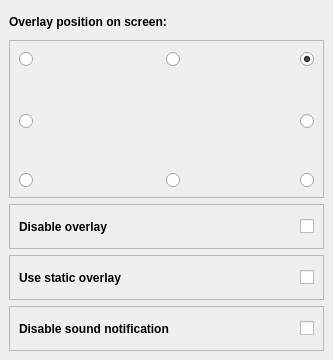
<?xml version="1.0" encoding="UTF-8"?>
<ui version="4.0">
 <class>OverlaySettings</class>
 <widget class="QMainWindow" name="OverlaySettings">
  <property name="geometry">
   <rect>
    <x>0</x>
    <y>0</y>
    <width>333</width>
    <height>360</height>
   </rect>
  </property>
  <property name="windowTitle">
   <string>Mute overlay settings</string>
  </property>
  <widget class="QWidget" name="centralwidget">
   <layout class="QGridLayout" name="gridLayout">
    <item row="2" column="0" colspan="2">
     <widget class="QFrame" name="frame_2">
      <property name="frameShape">
       <enum>QFrame::Shape::StyledPanel</enum>
      </property>
      <property name="frameShadow">
       <enum>QFrame::Shadow::Raised</enum>
      </property>
      <layout class="QGridLayout" name="gridLayout_4">
       <item row="0" column="0">
        <widget class="QLabel" name="label_2">
         <property name="minimumSize">
          <size>
           <width>0</width>
           <height>25</height>
          </size>
         </property>
         <property name="font">
          <font>
           <bold>true</bold>
          </font>
         </property>
         <property name="text">
          <string>Disable overlay</string>
         </property>
        </widget>
       </item>
       <item row="0" column="1">
        <widget class="QCheckBox" name="overlayCheckBox">
         <property name="layoutDirection">
          <enum>Qt::LayoutDirection::RightToLeft</enum>
         </property>
         <property name="text">
          <string/>
         </property>
        </widget>
       </item>
      </layout>
     </widget>
    </item>
    <item row="1" column="0" colspan="2">
     <widget class="QFrame" name="frame">
      <property name="minimumSize">
       <size>
        <width>280</width>
        <height>158</height>
       </size>
      </property>
      <property name="frameShape">
       <enum>QFrame::Shape::StyledPanel</enum>
      </property>
      <property name="frameShadow">
       <enum>QFrame::Shadow::Sunken</enum>
      </property>
      <layout class="QGridLayout" name="gridLayout_2">
       <item row="2" column="4">
        <widget class="QRadioButton" name="rightCenter">
         <property name="layoutDirection">
          <enum>Qt::LayoutDirection::RightToLeft</enum>
         </property>
         <property name="text">
          <string/>
         </property>
        </widget>
       </item>
       <item row="0" column="4">
        <widget class="QRadioButton" name="topRightCorner">
         <property name="layoutDirection">
          <enum>Qt::LayoutDirection::RightToLeft</enum>
         </property>
         <property name="text">
          <string/>
         </property>
         <property name="checked">
          <bool>true</bool>
         </property>
        </widget>
       </item>
       <item row="0" column="1">
        <spacer name="horizontalSpacer">
         <property name="orientation">
          <enum>Qt::Orientation::Horizontal</enum>
         </property>
         <property name="sizeHint" stdset="0">
          <size>
           <width>40</width>
           <height>20</height>
          </size>
         </property>
        </spacer>
       </item>
       <item row="0" column="3">
        <spacer name="horizontalSpacer_2">
         <property name="orientation">
          <enum>Qt::Orientation::Horizontal</enum>
         </property>
         <property name="sizeHint" stdset="0">
          <size>
           <width>40</width>
           <height>20</height>
          </size>
         </property>
        </spacer>
       </item>
       <item row="4" column="4">
        <widget class="QRadioButton" name="bottomRightCorner">
         <property name="layoutDirection">
          <enum>Qt::LayoutDirection::RightToLeft</enum>
         </property>
         <property name="text">
          <string/>
         </property>
        </widget>
       </item>
       <item row="4" column="2">
        <widget class="QRadioButton" name="bottomCenter">
         <property name="text">
          <string/>
         </property>
        </widget>
       </item>
       <item row="3" column="0">
        <spacer name="verticalSpacer">
         <property name="orientation">
          <enum>Qt::Orientation::Vertical</enum>
         </property>
         <property name="sizeHint" stdset="0">
          <size>
           <width>20</width>
           <height>40</height>
          </size>
         </property>
        </spacer>
       </item>
       <item row="2" column="0" colspan="3">
        <widget class="QRadioButton" name="leftCenter">
         <property name="text">
          <string/>
         </property>
        </widget>
       </item>
       <item row="0" column="0">
        <widget class="QRadioButton" name="topLeftCorner">
         <property name="text">
          <string/>
         </property>
        </widget>
       </item>
       <item row="4" column="0">
        <widget class="QRadioButton" name="bottomLeftCorner">
         <property name="text">
          <string/>
         </property>
        </widget>
       </item>
       <item row="0" column="2">
        <widget class="QRadioButton" name="topCenter">
         <property name="layoutDirection">
          <enum>Qt::LayoutDirection::LeftToRight</enum>
         </property>
         <property name="text">
          <string/>
         </property>
        </widget>
       </item>
       <item row="1" column="0">
        <spacer name="verticalSpacer_2">
         <property name="orientation">
          <enum>Qt::Orientation::Vertical</enum>
         </property>
         <property name="sizeHint" stdset="0">
          <size>
           <width>20</width>
           <height>40</height>
          </size>
         </property>
        </spacer>
       </item>
      </layout>
     </widget>
    </item>
    <item row="4" column="0" colspan="2">
     <widget class="QFrame" name="frame_4">
      <property name="frameShape">
       <enum>QFrame::Shape::StyledPanel</enum>
      </property>
      <property name="frameShadow">
       <enum>QFrame::Shadow::Raised</enum>
      </property>
      <layout class="QGridLayout" name="gridLayout_6">
       <item row="0" column="0">
        <widget class="QLabel" name="label_3">
         <property name="minimumSize">
          <size>
           <width>0</width>
           <height>25</height>
          </size>
         </property>
         <property name="font">
          <font>
           <bold>true</bold>
          </font>
         </property>
         <property name="text">
          <string>Disable sound notification</string>
         </property>
        </widget>
       </item>
       <item row="0" column="1">
        <widget class="QCheckBox" name="soundCheckBox">
         <property name="layoutDirection">
          <enum>Qt::LayoutDirection::RightToLeft</enum>
         </property>
         <property name="text">
          <string/>
         </property>
        </widget>
       </item>
      </layout>
     </widget>
    </item>
    <item row="0" column="0">
     <widget class="QLabel" name="label">
      <property name="minimumSize">
       <size>
        <width>0</width>
        <height>25</height>
       </size>
      </property>
      <property name="font">
       <font>
        <bold>true</bold>
       </font>
      </property>
      <property name="text">
       <string>Overlay position on screen:</string>
      </property>
     </widget>
    </item>
    <item row="3" column="0" colspan="2">
     <widget class="QFrame" name="frame_3">
      <property name="frameShape">
       <enum>QFrame::Shape::StyledPanel</enum>
      </property>
      <property name="frameShadow">
       <enum>QFrame::Shadow::Raised</enum>
      </property>
      <layout class="QGridLayout" name="gridLayout_5">
       <item row="0" column="0">
        <widget class="QLabel" name="label_5">
         <property name="minimumSize">
          <size>
           <width>0</width>
           <height>25</height>
          </size>
         </property>
         <property name="font">
          <font>
           <bold>true</bold>
          </font>
         </property>
         <property name="text">
          <string>Use static overlay</string>
         </property>
        </widget>
       </item>
       <item row="0" column="1">
        <widget class="QCheckBox" name="potatoModeCheckBox">
         <property name="layoutDirection">
          <enum>Qt::LayoutDirection::RightToLeft</enum>
         </property>
         <property name="text">
          <string/>
         </property>
        </widget>
       </item>
      </layout>
     </widget>
    </item>
   </layout>
  </widget>
 </widget>
 <resources/>
 <connections/>
</ui>
